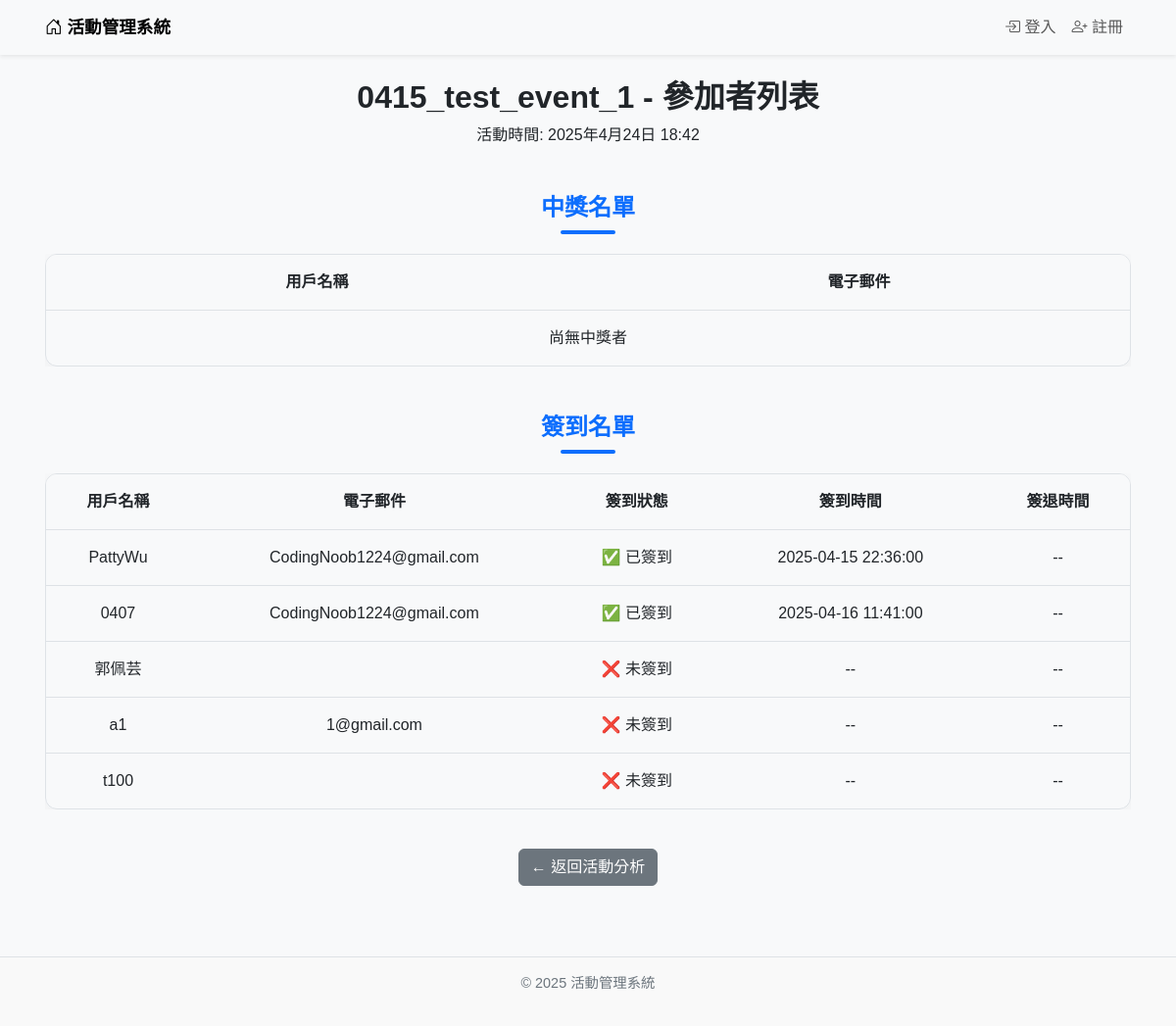
/feedback/event/18/, run on an earlier commit of the app's database.
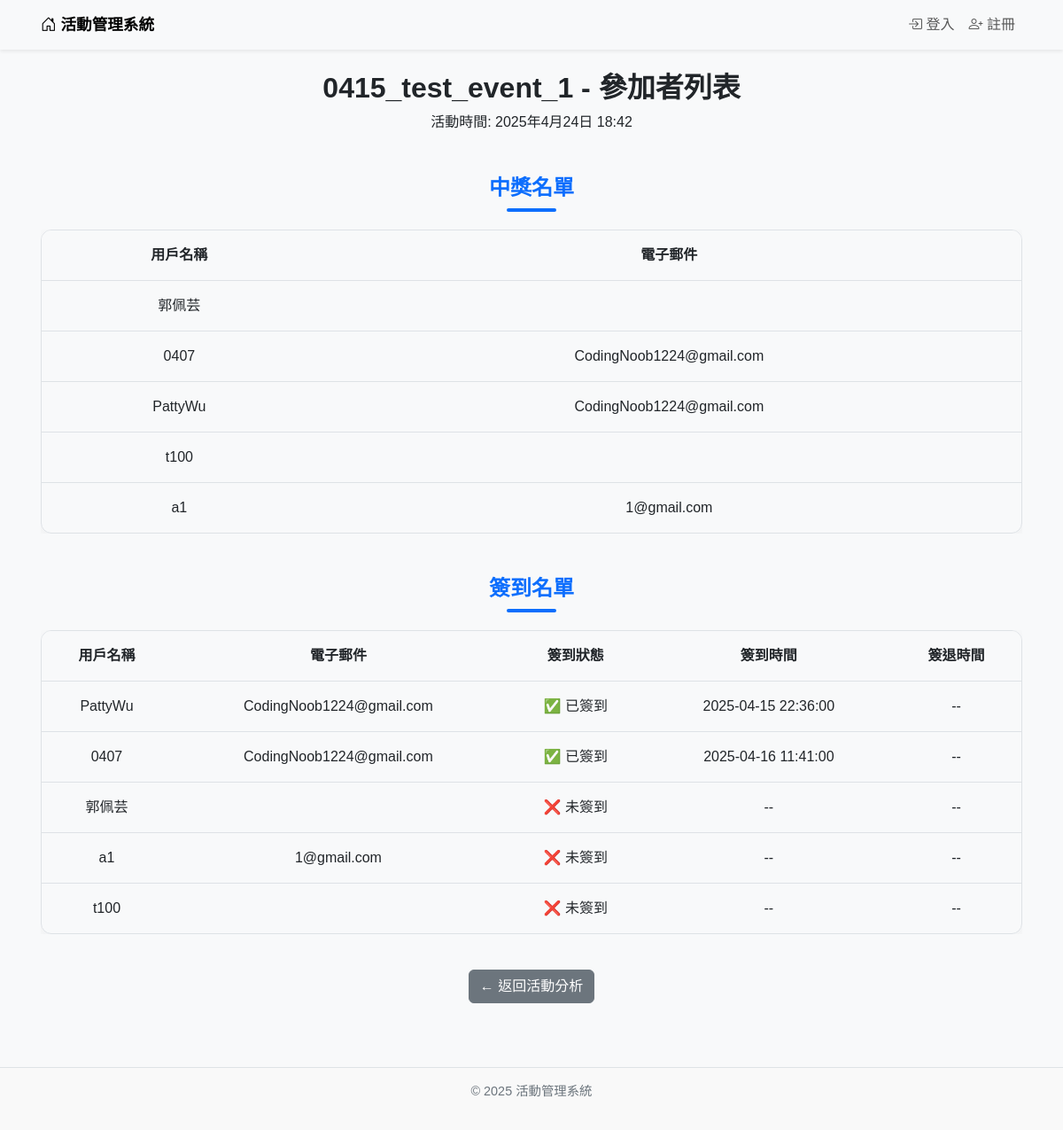
And on a later commit of the database.
### events/models.py (models this page shows, shortened)
class Event(models.Model):
    ACTIVITY_TYPES = [
        ('lecture', '講座'),
        ('seminar', '研討會'),
    ]
    STATUS_CHOICES = [
        ('open', '報名中'),
        ('closed', '報名截止'),
        ('not_open', '尚未開放報名'),
    ]
    name = models.CharField(max_length=200)
    description = models.TextField()
    event_time = models.DateTimeField()
    end_time = models.DateTimeField()
    location = models.CharField(max_length=200)
    capacity_limit = models.PositiveIntegerField()
    registration_start = models.DateTimeField()
    registration_end = models.DateTimeField()
    activity_type = models.CharField(max_length=20, choices=ACTIVITY_TYPES)
    status = models.CharField(max_length=20, choices=STATUS_CHOICES, default='not_open')
    published_time = models.DateTimeField(auto_now_add=True)
    updated_time = models.DateTimeField(auto_now=True)
    poster = models.ImageField(upload_to='posters/', blank=True, null=True)
    language = models.CharField(max_length=100, blank=True, null=True)
    managers = models.ManyToManyField(User, related_name='managed_events', blank=True)

class Registration(models.Model):
    STATUS_CHOICES = [
        ('registered', '已報名'),
        ('canceled', '取消報名'),
    ]
    user = models.ForeignKey(User, on_delete=models.CASCADE, related_name='event_registrations')
    event = models.ForeignKey(Event, related_name='event_registrations', on_delete=models.CASCADE)
    registration_time = models.DateTimeField(auto_now_add=True)
    status = models.CharField(max_length=20, choices=STATUS_CHOICES, default='registered')
    is_checked_in = models.BooleanField(default=False)  # 確保這個欄位存在
    check_in_time = models.DateTimeField(null=True, blank=True)  # 新增簽到時間欄位
    is_checked_out = models.BooleanField(default=False)  # **新增簽退狀態**
    check_out_time = models.DateTimeField(null=True, blank=True)  # **新增簽退時間**

### feedback/models.py (models this page shows)
class Winner(models.Model):
    event = models.ForeignKey(Event, on_delete=models.CASCADE)
    user = models.ForeignKey(User, on_delete=models.CASCADE)
    draw_time  = models.DateTimeField(auto_now_add=True)  # 記錄中獎時間
    class Meta:
        unique_together = None  # 移除 UNIQUE 限制

### feedback/views.py (the view)
# urls.py: path('event/<int:event_id>/', views.check_detail, name='check_detail'),
def check_detail(request, event_id):
    event = get_object_or_404(Event, id=event_id)
    registrations = Registration.objects.filter(event=event, status='registered')
    checks = []
    for registration in registrations:
        check, created = Check.objects.get_or_create(user=registration.user, event=event, registration=registration)
        checks.append({
            'user': registration.user,
            'is_checked_in': registration.is_checked_in,
            'check_in_time': registration.check_in_time if registration.is_checked_in else None,
            'check_out_time': registration.check_out_time if registration.is_checked_out else None
        })
    winners = Winner.objects.filter(event=event)
    return render(request, 'feedback/check_detail.html', {
        'event': event,
        'checks': checks,
        'winners': winners  # 傳遞中獎者資料
    })

### events/context_processors.py (called while the page is built)
def is_event_manager(request):
    if request.user.is_authenticated:
        return {
            'is_event_manager': Event.objects.filter(managers=request.user).exists()
        }
    return {'is_event_manager': False}

### templates/feedback/check_detail.html (shortened to what this page needs)
{% extends "base.html" %}
{% block content %}
<div class="event-header">
  <h1>{{ event.name }} - 參加者列表</h1>
  <p>活動時間: {{ event.event_time }}</p>
</div>
<h2 class="section-title">中獎名單</h2>
<div class="pretty-table-wrapper">
  <table class="pretty-table">
    <thead>
      <tr>
        <th>用戶名稱</th>
        <th>電子郵件</th>
      </tr>
    </thead>
    <tbody>
      {% if winners %}
        {% for winner in winners %}
        <tr>
          <td>{{ winner.user.username }}</td>
          <td>{{ winner.user.email }}</td>
        </tr>
        {% endfor %}
      {% else %}
        <tr><td colspan="2">尚無中獎者</td></tr>
      {% endif %}
    </tbody>
  </table>
</div>
<h2 class="section-title">簽到名單</h2>
<div class="pretty-table-wrapper">
  <table class="pretty-table">
    <thead>
      <tr>
        <th>用戶名稱</th>
        <th>電子郵件</th>
        <th>簽到狀態</th>
        <th>簽到時間</th>
        <th>簽退時間</th>
      </tr>
    </thead>
    <tbody>
      {% for check in checks %}
      <tr>
        <td>{{ check.user.username }}</td>
        <td>{{ check.user.email }}</td>
        <td>
          {% if check.is_checked_in %}✅ 已簽到{% else %}❌ 未簽到{% endif %}
        </td>
        <td>
          {% if check.check_in_time %}{{ check.check_in_time|date:"Y-m-d H:i:s" }}{% else %}--{% endif %}
        </td>
        <td>
          {% if check.check_out_time %}{{ check.check_out_time|date:"Y-m-d H:i:s" }}{% else %}--{% endif %}
        </td>
      </tr>
      {% empty %}
      <tr><td colspan="5">尚無參加者</td></tr>
      {% endfor %}
    </tbody>
  </table>
</div>
<div class="btn-center">
  <a href="{% url 'event_analysis' %}" class="btn btn-secondary">
    ← 返回活動分析
  </a>
</div>
{% endblock %}

### templates/base.html (shortened to what this page needs)
<!DOCTYPE html>
<html lang="zh-Hant">
<head>
  {% load django_bootstrap5 %}
  {% bootstrap_css %}
  <link rel="stylesheet" href="https://cdn.jsdelivr.net/npm/bootstrap-icons@1.10.5/font/bootstrap-icons.css">
</head>
<body>
<nav class="navbar navbar-expand-lg navbar-light bg-light shadow-sm">
  <div class="container">
    <a class="navbar-brand" href="{% url 'index' %}">
      <i class="bi bi-house-door"></i> 活動管理系統
    </a>
    <div class="collapse navbar-collapse" id="navbarSupportedContent">
      <ul class="navbar-nav ms-auto">
        {% if user.is_authenticated %}
          <li class="nav-item">
            <a class="nav-link" href="{% url 'event_list' %}"><i class="bi bi-calendar-event"></i> 活動列表</a>
          </li>
          <li class="nav-item">
            <a class="nav-link" href="{% url 'dashboard' %}"><i class="bi bi-pencil-square"></i> 填寫問卷</a>
          </li>
          {% if is_event_manager or user.is_staff %}
            <li class="nav-item">
              <a class="nav-link" href="{% url 'admin_dashboard' %}">
                <i class="bi bi-speedometer2"></i> 管理平台
              </a>
            </li>
          {% endif %}
          <li class="nav-item dropdown">
            <a class="nav-link dropdown-toggle" href="#" id="userDropdown" role="button" data-bs-toggle="dropdown">
              <i class="bi bi-person-circle"></i> {{ user.username }}
            </a>
            <ul class="dropdown-menu dropdown-menu-end">
              <li>
                <a class="nav-link" href="{% url 'profile' %}">
                  <i class="bi bi-person"></i> 會員資訊
                </a>
              </li>
              <li>
                <form method="post" action="{% url 'logout' %}">
                  {% csrf_token %}
                  <button type="submit" class="dropdown-item">
                    <i class="bi bi-box-arrow-right"></i> 登出
                  </button>
                </form>
              </li>
            </ul>
          </li>
        {% else %}
          <li class="nav-item">
            <a class="nav-link" href="{% url 'login' %}"><i class="bi bi-box-arrow-in-right"></i> 登入</a>
          </li>
          <li class="nav-item">
            <a class="nav-link" href="{% url 'register' %}"><i class="bi bi-person-plus"></i> 註冊</a>
          </li>
        {% endif %}
      </ul>
    </div>
  </div>
</nav>
<div class="container mt-4">
  {% block content %}{% endblock %}
</div>
<footer class="text-center mt-4">
  <p>&copy; 2025 活動管理系統</p>
</footer>
</body>
</html>

### templates/base.html (style rules this page uses)
html, body { height: 100%; margin: 0; }
body { display: flex; flex-direction: column; font-family: "Noto Sans TC", sans-serif; background-color: #f8f9fa; }
.navbar-brand { font-weight: 600; font-size: 1.1rem; }
.navbar-nav .nav-link { font-size: 1rem; padding-left: 0.8rem; padding-right: 0.8rem; }
.container { flex: 1; padding-left: 1rem; padding-right: 1rem; }
footer { padding: 1rem 0; font-size: 0.9rem; color: #6c757d; border-top: 1px solid #dee2e6; background-color: #f9f9f9; }

### templates/feedback/check_detail.html (style rules this page uses)
.event-header { text-align: center; margin-bottom: 2.5rem; }
.event-header h1 { font-weight: bold; font-size: 2rem; }
.section-title { text-align: center; font-size: 1.5rem; font-weight: 600; margin-top: 3rem; margin-bottom: 1.25rem; color: #0d6efd; position: relative; }
.section-title::after { content: ""; width: 3.5rem; height: 0.25rem; background-color: #0d6efd; display: block; margin: 0.5rem auto 0; border-radius: 2px; }
.pretty-table-wrapper { overflow-x: auto; margin-bottom: 2.5rem; }
.pretty-table { width: 100%; min-width: 600px; border-collapse: separate; border-spacing: 0; border: 1px solid #dee2e6; border-radius: 0.75rem; overflow: hidden; box-shadow: 0 0.25rem 1.25rem rgba(0, 0, 0, 0.05); }
.pretty-table thead { background-color: #f8f9fa; }
.pretty-table th, .pretty-table td { padding: 1rem; text-align: center; vertical-align: middle; border-bottom: 1px solid #dee2e6; }
.pretty-table tr:last-child td { border-bottom: none; }
.btn-center { display: flex; justify-content: center; margin-bottom: 3rem; }

What changed in the data, as far as the page shows it:
added Winner: user.username "郭佩芸"
added Winner: user.username "0407", user.email "CodingNoob1224@gmail.com"
added Winner: user.username "PattyWu", user.email "CodingNoob1224@gmail.com"
added Winner: user.username "t100"
added Winner: user.username "a1", user.email "1@gmail.com"
Also different on the page:
text no longer shown: "尚無中獎者"
